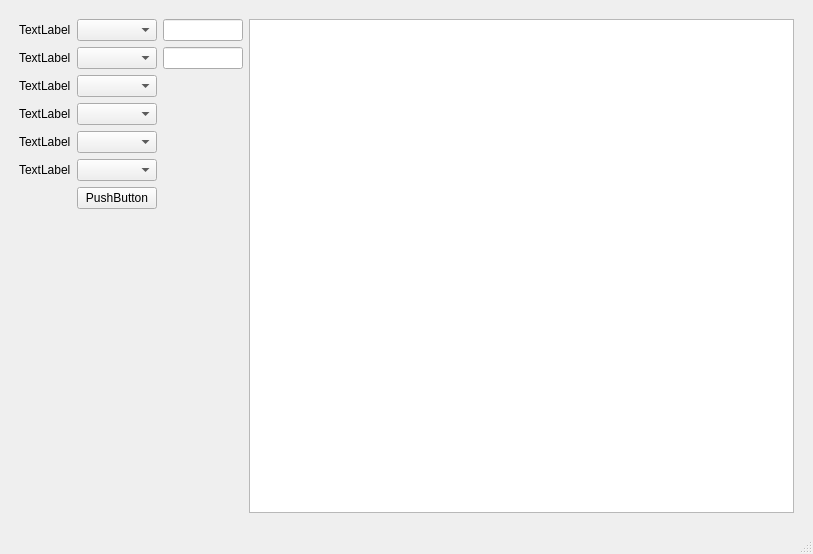
<?xml version="1.0" encoding="UTF-8"?>
<ui version="4.0">
 <class>MainWindow</class>
 <widget class="QMainWindow" name="MainWindow">
  <property name="geometry">
   <rect>
    <x>0</x>
    <y>0</y>
    <width>813</width>
    <height>554</height>
   </rect>
  </property>
  <property name="windowTitle">
   <string>MainWindow</string>
  </property>
  <widget class="QWidget" name="centralwidget">
   <property name="sizePolicy">
    <sizepolicy hsizetype="Expanding" vsizetype="Expanding">
     <horstretch>0</horstretch>
     <verstretch>0</verstretch>
    </sizepolicy>
   </property>
   <layout class="QFormLayout" name="formLayout">
    <item row="0" column="0" colspan="2">
     <layout class="QGridLayout" name="gridLayout" columnstretch="0,0,0,0">
      <property name="leftMargin">
       <number>10</number>
      </property>
      <property name="topMargin">
       <number>10</number>
      </property>
      <property name="rightMargin">
       <number>10</number>
      </property>
      <property name="bottomMargin">
       <number>10</number>
      </property>
      <item row="1" column="0">
       <widget class="QLabel" name="label_2">
        <property name="text">
         <string>TextLabel</string>
        </property>
       </widget>
      </item>
      <item row="4" column="1">
       <widget class="QComboBox" name="comboBox_5"/>
      </item>
      <item row="1" column="2">
       <widget class="QLineEdit" name="lineEdit_2">
        <property name="sizePolicy">
         <sizepolicy hsizetype="Fixed" vsizetype="Fixed">
          <horstretch>0</horstretch>
          <verstretch>0</verstretch>
         </sizepolicy>
        </property>
        <property name="maximumSize">
         <size>
          <width>80</width>
          <height>16777215</height>
         </size>
        </property>
       </widget>
      </item>
      <item row="4" column="0">
       <widget class="QLabel" name="label_5">
        <property name="text">
         <string>TextLabel</string>
        </property>
       </widget>
      </item>
      <item row="0" column="3" rowspan="8">
       <widget class="QTextBrowser" name="textBrowser">
        <property name="sizePolicy">
         <sizepolicy hsizetype="Expanding" vsizetype="Expanding">
          <horstretch>0</horstretch>
          <verstretch>0</verstretch>
         </sizepolicy>
        </property>
       </widget>
      </item>
      <item row="5" column="1">
       <widget class="QComboBox" name="comboBox_6"/>
      </item>
      <item row="0" column="0">
       <widget class="QLabel" name="label">
        <property name="text">
         <string>TextLabel</string>
        </property>
       </widget>
      </item>
      <item row="6" column="1">
       <widget class="QPushButton" name="pushButton_6">
        <property name="text">
         <string>PushButton</string>
        </property>
       </widget>
      </item>
      <item row="2" column="1">
       <widget class="QComboBox" name="comboBox_3"/>
      </item>
      <item row="5" column="0">
       <widget class="QLabel" name="label_6">
        <property name="text">
         <string>TextLabel</string>
        </property>
       </widget>
      </item>
      <item row="2" column="0">
       <widget class="QLabel" name="label_3">
        <property name="text">
         <string>TextLabel</string>
        </property>
       </widget>
      </item>
      <item row="0" column="2">
       <widget class="QLineEdit" name="lineEdit">
        <property name="sizePolicy">
         <sizepolicy hsizetype="Fixed" vsizetype="Fixed">
          <horstretch>0</horstretch>
          <verstretch>0</verstretch>
         </sizepolicy>
        </property>
        <property name="maximumSize">
         <size>
          <width>80</width>
          <height>16777215</height>
         </size>
        </property>
       </widget>
      </item>
      <item row="1" column="1">
       <widget class="QComboBox" name="comboBox_2"/>
      </item>
      <item row="3" column="1">
       <widget class="QComboBox" name="comboBox_4"/>
      </item>
      <item row="0" column="1">
       <widget class="QComboBox" name="comboBox"/>
      </item>
      <item row="3" column="0">
       <widget class="QLabel" name="label_4">
        <property name="text">
         <string>TextLabel</string>
        </property>
       </widget>
      </item>
      <item row="7" column="1">
       <spacer name="verticalSpacer">
        <property name="orientation">
         <enum>Qt::Vertical</enum>
        </property>
        <property name="sizeHint" stdset="0">
         <size>
          <width>20</width>
          <height>40</height>
         </size>
        </property>
       </spacer>
      </item>
     </layout>
    </item>
   </layout>
  </widget>
  <widget class="QMenuBar" name="menubar">
   <property name="geometry">
    <rect>
     <x>0</x>
     <y>0</y>
     <width>813</width>
     <height>23</height>
    </rect>
   </property>
  </widget>
  <widget class="QStatusBar" name="statusbar"/>
 </widget>
 <resources/>
 <connections/>
</ui>
